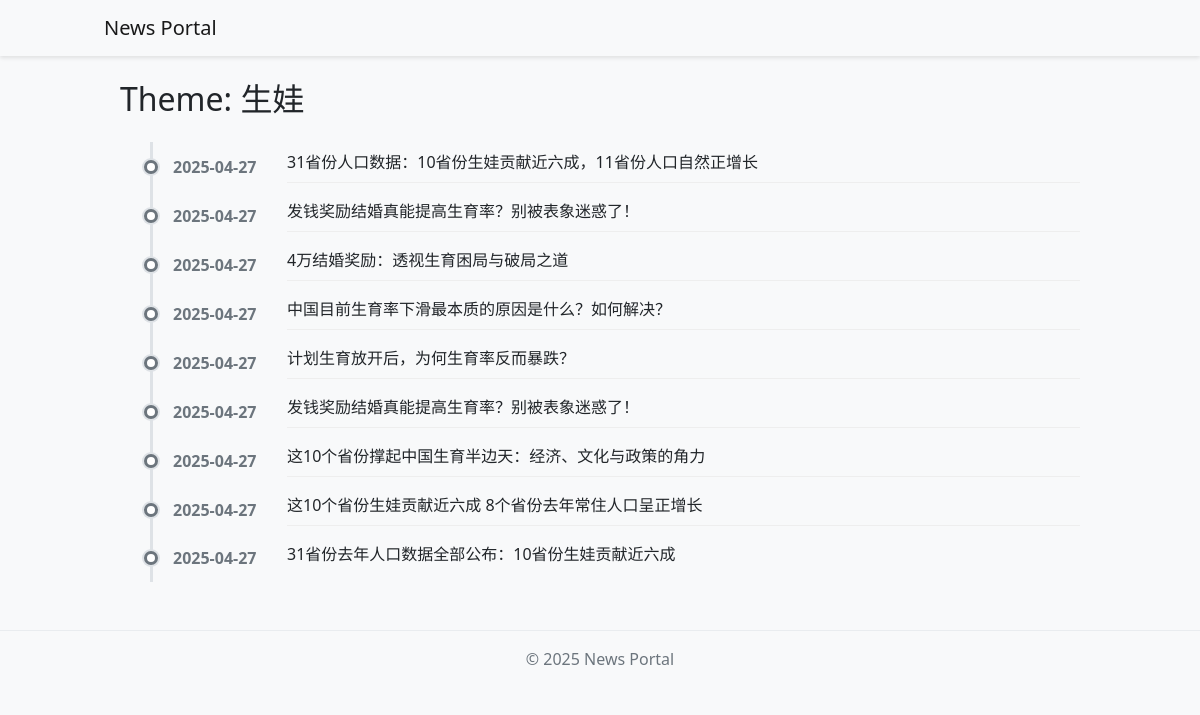
The page /tag/1 on the database its author committed.
### app/models.py (models this page shows, shortened)
class Tag(db.Model):
    id = db.Column(db.Integer, primary_key=True)
    name = db.Column(db.String(50), unique=True, nullable=False)
    created_at = db.Column(db.DateTime, default=datetime.utcnow)

class Article(db.Model):
    id = db.Column(db.Integer, primary_key=True)
    title = db.Column(db.String(200), nullable=False)
    subtitle = db.Column(db.String(200))
    content = db.Column(db.Text, nullable=False)
    is_published = db.Column(db.Boolean, default=False)
    is_top = db.Column(db.Boolean, default=False)
    is_recommended = db.Column(db.Boolean, default=False)
    created_at = db.Column(db.DateTime, default=datetime.utcnow)
    updated_at = db.Column(
        db.DateTime, default=datetime.utcnow, onupdate=datetime.utcnow
    )
    author_id = db.Column(db.Integer, db.ForeignKey("user.id"))
    tags = db.relationship("Tag", secondary="article_tag", backref="articles")
    images = db.relationship("Image", backref="article", lazy="dynamic")

### app/main/routes.py (the view)
@bp.route("/tag/<int:id>")
def tag(id):
    tag = Tag.query.get_or_404(id)
    page = request.args.get("page", 1, type=int)
    articles = (
        Article.query.filter(
            Article.tags.any(Tag.id == id), Article.is_published == True
        )
        .order_by(Article.created_at.desc())
        .paginate(page=page, per_page=current_app.config["POSTS_PER_PAGE"])
    )
    return render_template("main/tag.html", tag=tag, articles=articles)

### app/__init__.py (called while the page is built)
def short_time_ago(dt):
    now = datetime.utcnow()
    if dt.tzinfo is not None:
        now = now.replace(tzinfo=dt.tzinfo)
    diff = now - dt
    seconds = diff.total_seconds()
    if seconds < 60:
        return f"{int(seconds)}s"
    elif seconds < 3600:
        return f"{int(seconds // 60)}m"
    elif seconds < 86400:
        return f"{int(seconds // 3600)}h"
    elif seconds < 604800:
        return f"{int(seconds // 86400)}d"
    else:
        return dt.strftime("%Y-%m-%d")

### app/templates/main/tag.html (shortened to what this page needs)
{% extends "base.html" %} {% block title %}Theme: {{ tag.name }}{% endblock %}
{% block content %}
<div class="container mt-4">
  <h2 class="mb-4">Theme: {{ tag.name }}</h2>
  {% if articles.items %}
  <div class="timeline">
    {% for article in articles.items %}
    <div class="timeline-item">
      <div class="timeline-date">{{ article.created_at|short_time_ago }}</div>
      <div
        class="timeline-content ms-4 flex-grow-1 p-0"
        style="background: none; box-shadow: none"
      >
        <div
          class="article-list-row{% if not loop.last %} not-last{% endif %}"
          onclick="window.location='{{ url_for('main.article', id=article.id) }}'"
          style="cursor: pointer"
        >
          <div class="article-list-title">{{ article.title }}</div>
        </div>
      </div>
    </div>
    {% endfor %}
  </div>
   {% else %}
  <p>No related articles.</p>
  {% endif %}
</div>
{% endblock %}

### app/static/css/style.css (style rules this page uses)
body { background-color: #f8f9fa; }
.timeline { position: relative; margin-left: 30px; padding-left: 20px; border-left: 3px solid #dee2e6; }
.timeline-item { display: flex; align-items: center; position: relative; margin-bottom: 0rem; }
.timeline-item::before { content: ""; position: absolute; left: -29px; top: 50%; transform: translateY(-50%); width: 14px; height: 14px; background: #fff; border: 3px solid #6c757d; border-radius: 50%; z-index: 1; box-shadow: 0 0 0 2px #dee2e6; }
.timeline-date { min-width: 90px; text-align: right; display: flex; align-items: center; height: 40px; font-weight: bold; color: #6c757d; line-height: 1; padding-right: 4px; box-sizing: border-box; }
.timeline-content { background: #fff; border-radius: 0.5rem; box-shadow: 0 2px 8px rgba(0, 0, 0, 0.03); margin-bottom: 0.5rem; transition: box-shadow 0.2s; }
.container { margin: 0 auto; padding: 0rem 1rem; min-width: 350px; max-width: 1024px; }
.article-list-row { display: flex !important; align-items: center !important; min-height: 40px !important; width: 100% !important; padding: 0.5rem 0 !important; margin: 0 !important; border: none !important; background: none !important; color: inherit !important; text-decoration: none !important; cursor: pointer; }
.article-list-row.not-last { border-bottom: 1px solid #eee !important; }
.article-list-title { flex: 1 !important; min-width: 0 !important; margin: 0 !important; font-size: 1rem !important; color: inherit !important; overflow: hidden !important; text-overflow: ellipsis !important; white-space: nowrap !important; }

### rows shown on the page
Tag: name "生娃"
Article: created_at|short_time_ago "2025-04-27", title "31省份人口数据：10省份生娃贡献近六成，11省份人口自然正增长"
Article: created_at|short_time_ago "2025-04-27", title "发钱奖励结婚真能提高生育率？别被表象迷惑了！"
Article: created_at|short_time_ago "2025-04-27", title "4万结婚奖励：透视生育困局与破局之道"
Article: created_at|short_time_ago "2025-04-27", title "中国目前生育率下滑最本质的原因是什么？如何解决？"
Article: created_at|short_time_ago "2025-04-27", title "计划生育放开后，为何生育率反而暴跌？"
Article: created_at|short_time_ago "2025-04-27", title "发钱奖励结婚真能提高生育率？别被表象迷惑了！"
Article: created_at|short_time_ago "2025-04-27", title "这10个省份撑起中国生育半边天：经济、文化与政策的角力"
Article: created_at|short_time_ago "2025-04-27", title "这10个省份生娃贡献近六成 8个省份去年常住人口呈正增长"
Article: created_at|short_time_ago "2025-04-27", title "31省份去年人口数据全部公布：10省份生娃贡献近六成"
